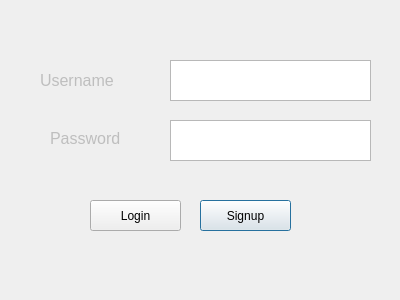
<?xml version="1.0" encoding="UTF-8"?>
<ui version="4.0">
 <class>Login</class>
 <widget class="QDialog" name="Login">
  <property name="geometry">
   <rect>
    <x>0</x>
    <y>0</y>
    <width>400</width>
    <height>300</height>
   </rect>
  </property>
  <property name="windowTitle">
   <string>Login</string>
  </property>
  <widget class="QDialogButtonBox" name="buttonBox">
   <property name="geometry">
    <rect>
     <x>30</x>
     <y>200</y>
     <width>231</width>
     <height>32</height>
    </rect>
   </property>
   <property name="layoutDirection">
    <enum>Qt::LeftToRight</enum>
   </property>
   <property name="orientation">
    <enum>Qt::Horizontal</enum>
   </property>
   <property name="centerButtons">
    <bool>true</bool>
   </property>
  </widget>
  <widget class="QTextEdit" name="Username">
   <property name="geometry">
    <rect>
     <x>170</x>
     <y>60</y>
     <width>201</width>
     <height>41</height>
    </rect>
   </property>
  </widget>
  <widget class="QTextEdit" name="Password">
   <property name="geometry">
    <rect>
     <x>170</x>
     <y>120</y>
     <width>201</width>
     <height>41</height>
    </rect>
   </property>
  </widget>
  <widget class="QLabel" name="label">
   <property name="enabled">
    <bool>false</bool>
   </property>
   <property name="geometry">
    <rect>
     <x>40</x>
     <y>70</y>
     <width>111</width>
     <height>21</height>
    </rect>
   </property>
   <property name="font">
    <font>
     <pointsize>12</pointsize>
    </font>
   </property>
   <property name="text">
    <string>Username</string>
   </property>
  </widget>
  <widget class="QLabel" name="label_2">
   <property name="enabled">
    <bool>false</bool>
   </property>
   <property name="geometry">
    <rect>
     <x>50</x>
     <y>130</y>
     <width>101</width>
     <height>16</height>
    </rect>
   </property>
   <property name="font">
    <font>
     <pointsize>12</pointsize>
    </font>
   </property>
   <property name="text">
    <string>Password</string>
   </property>
  </widget>
  <widget class="QPushButton" name="Signup_btn">
   <property name="geometry">
    <rect>
     <x>200</x>
     <y>200</y>
     <width>91</width>
     <height>31</height>
    </rect>
   </property>
   <property name="text">
    <string>Signup</string>
   </property>
  </widget>
  <widget class="QPushButton" name="Login_btn">
   <property name="geometry">
    <rect>
     <x>90</x>
     <y>200</y>
     <width>91</width>
     <height>31</height>
    </rect>
   </property>
   <property name="text">
    <string>Login</string>
   </property>
  </widget>
 </widget>
 <resources/>
 <connections>
  <connection>
   <sender>buttonBox</sender>
   <signal>accepted()</signal>
   <receiver>Login</receiver>
   <slot>accept()</slot>
   <hints>
    <hint type="sourcelabel">
     <x>248</x>
     <y>254</y>
    </hint>
    <hint type="destinationlabel">
     <x>157</x>
     <y>274</y>
    </hint>
   </hints>
  </connection>
  <connection>
   <sender>buttonBox</sender>
   <signal>rejected()</signal>
   <receiver>Login</receiver>
   <slot>reject()</slot>
   <hints>
    <hint type="sourcelabel">
     <x>316</x>
     <y>260</y>
    </hint>
    <hint type="destinationlabel">
     <x>286</x>
     <y>274</y>
    </hint>
   </hints>
  </connection>
 </connections>
</ui>
